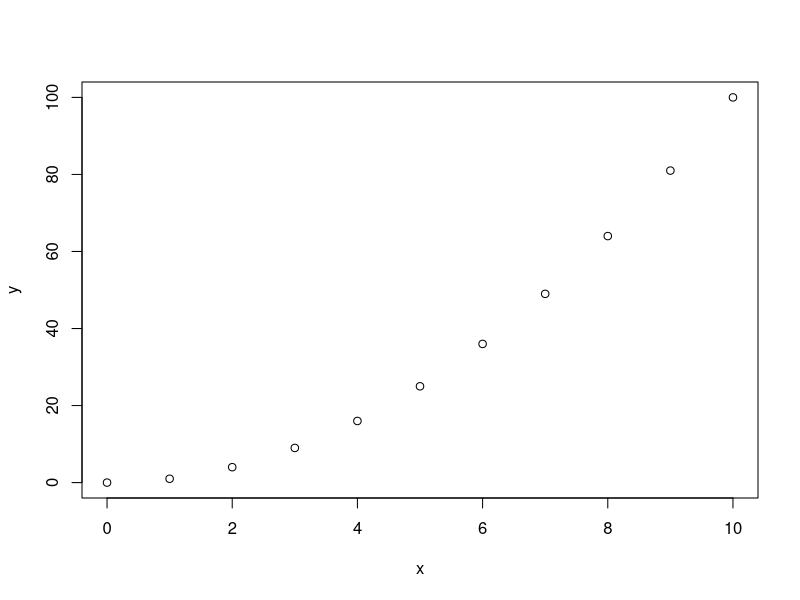
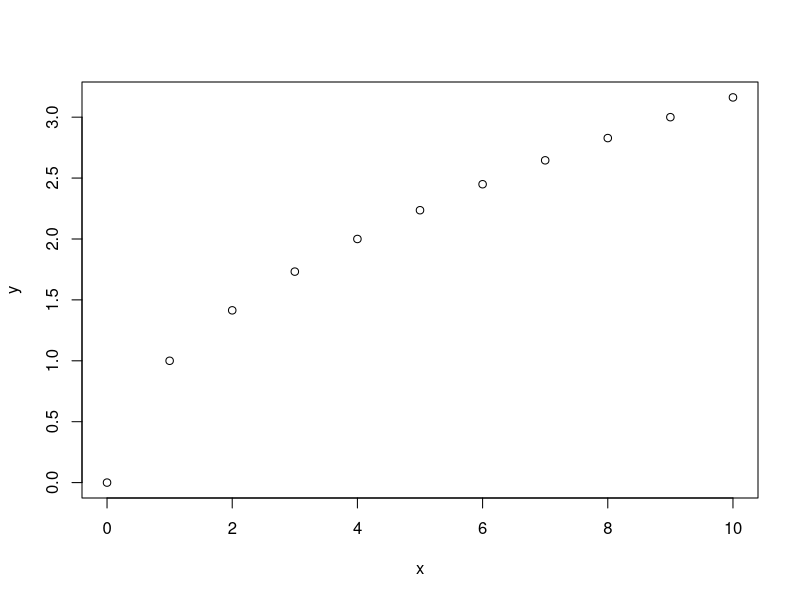

Reproduce these figures in R, in order.
## ---- chunk 1
knitr::opts_chunk$set(echo = TRUE,
                      comment = "#>",
                      collapse = TRUE)
knitr::opts_knit$set(root.dir = '../')
## ---- chunk 2
#Here is some visible code and plot
x <- seq(0,10)
y <- x^2
plot(x,y)

## ---- chunk 3
#Here is an invisible chunk of code
x <- seq(0,10)
y <- sqrt(x)
plot(x,y)

